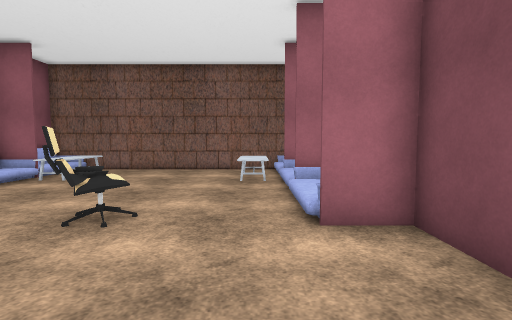
[1] (above)

13 first-person views from a walk through a scene from a Unity 3-D project. The camera is 1.4 m above the floor, tilts 4° down and sees 85° across. The floor is counted in squares, 1 m on a side. Each view is taken from the middle of a square. On the plan, view 1 faces up. The plan holds only what a view shows up to about 14 squares ahead; the rest is blank. The player character is not drawn. Some surface patterns are stand-ins.

[2]
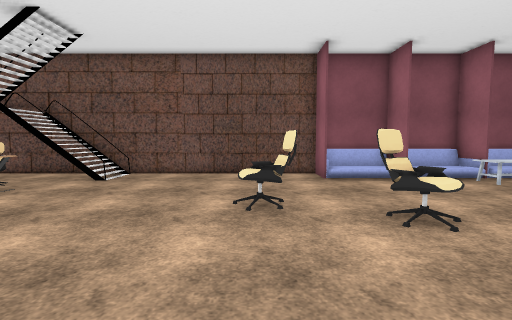

[3]
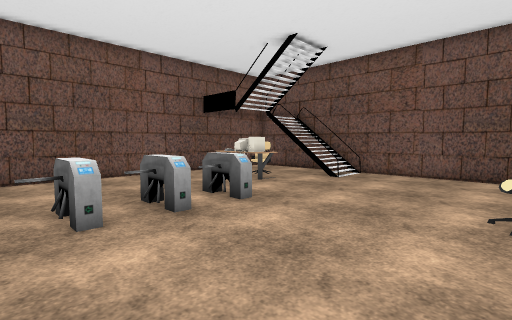

[4]
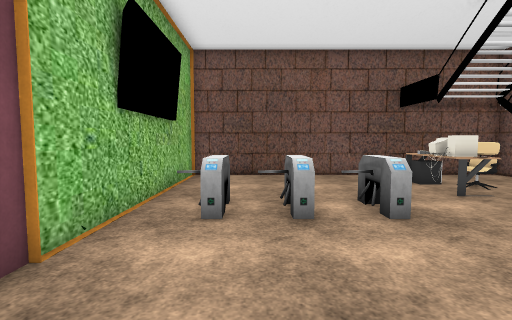

[5]
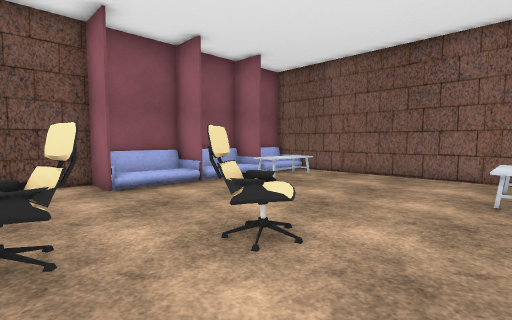

[6]
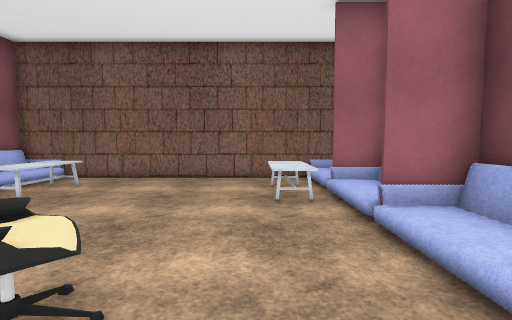

[7]
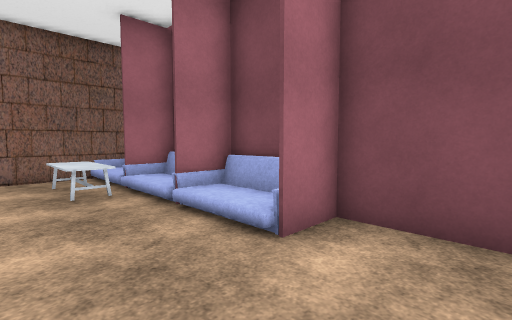

[8]
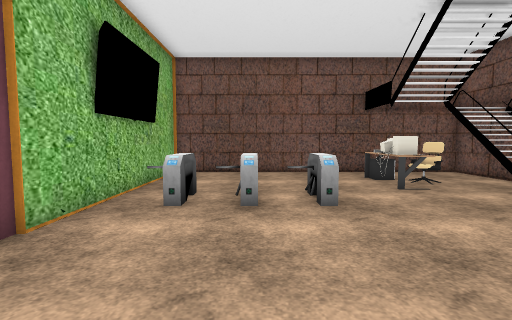

[9]
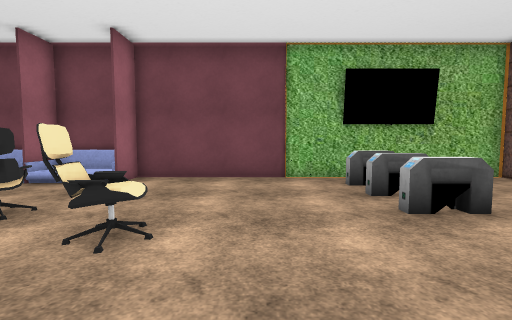

[10]
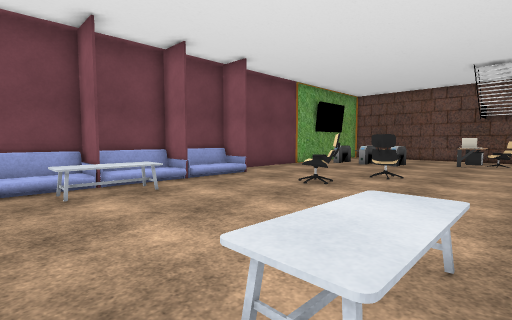

[11]
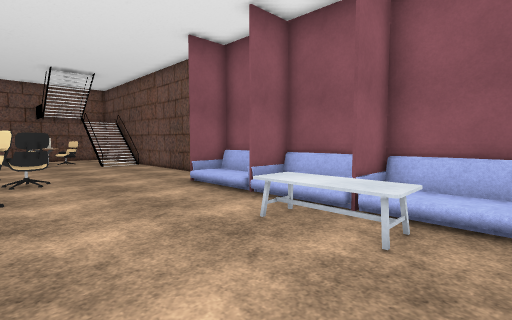

[12]
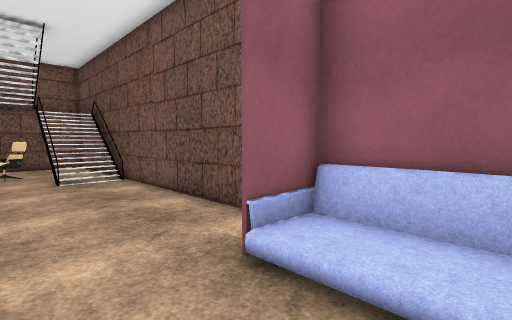

[13]
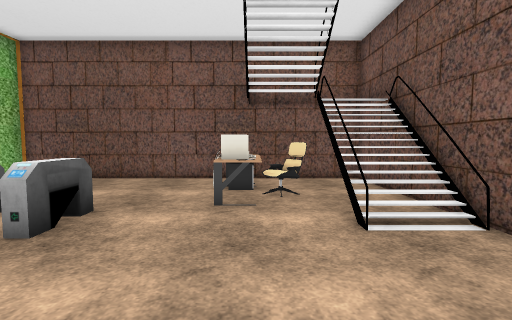

### Floor plan
Points are (right, up) in squares from view 1. A wall is a line through its corners. A room is listed if a view was taken in it or the views show most of it. See-through windows are left out.
Room 1 (views 1, 2, 3, 4, 5, 6, 7, 8, 9, 10, 11, 12, 13)
walls: (-3.7, 2.6) (-4.5, 2.5); (-3.8, 2.8) (-4.5, 2.6); (-3.1, 4.2) (-3.4, 4.5); (-4.4, 2.8) (-3.9, 2.9); (-4.7, 2.6) (-4.3, 2.8) (-3.7, 2.8); (-3.5, 4.9) (-3.1, 4.4) (-3.2, 4.4); (-3.3, 5) (-2.9, 4.3); (-8.1, 4.5) (-9.9, 4.5); (-8.1, 7.5) (-9.9, 7.5); (-9.9, 4.6) (-8.1, 4.6); (2.6, 7.4) (2.6, 8.6); (-7.7, -3.2) (-7.8, -5.7); (-9.9, 7.6) (-8.2, 7.6); (1.5, 10.4) (1, 10.4); (-8.4, 10.4) (-9.9, 10.4); (-9.9, 10.5) (-8.4, 10.5); (0.6, 13.4) (-9.8, 13.4) (-9.8, -6.1); (-6.6, -9.3) (2.6, -9.3) (2.6, 5.6)
low walls: (-3.7, 2.5) (-3.5, 1.8) (-4.4, 1.6) (-4.6, 2.4) (-3.7, 2.5); (-3.6, 2) (-3.7, 2.6) (-4.6, 2.3); (-2.9, 4.3) (-3.2, 4.6); (-4.5, 2.5) (-4.4, 1.9); (-2.7, 5.1) (-2.3, 4.7) (-2.7, 4.4) (-3.2, 5.2) (-2.7, 5.5) (-2.2, 4.8) (-2.6, 5.5); (-2.9, 5.3) (-3.3, 5); (-9.6, -3.2) (-9.6, -5.6)
ways out: opening at (-6, -8) to room 2; gap at (-9, -6) to room 2
objects: sofa (-10, 6); sofa (-10, 9); sofa (-10, 12); other object (-8, 10) to (-7, 12); other object (-7, -7) to (-5, -5); other object (-3, -4) to (-2, -3); other object (-1, -4) to (0, -3); other object (-1, 9) to (0, 12); other object (1, -4) to (1, -3); sofa (2, 5) to (3, 7); sofa (2, 8) to (3, 10)
Room 2 (no view inside)
walls: (-9.8, -6.1) (-9.8, -9.3) (-6.6, -9.3)
ways out: opening at (-6, -8) to room 1; gap at (-9, -6) to room 1

Positions as (right, up) in squares from view 1, and headings:
1: (0, 0), facing up
2: (2, 2), facing left
3: (2, 2), facing down-left
4: (0, 2), facing down
5: (0, 2), facing up-left
6: (-1, 3), facing up
7: (-2, 2), facing up-right
8: (-1, 3), facing down
9: (-8, 0), facing right
10: (-8, 13), facing down-right
11: (-3, 13), facing down-left
12: (-6, 7), facing down-left
13: (-6, 1), facing down
